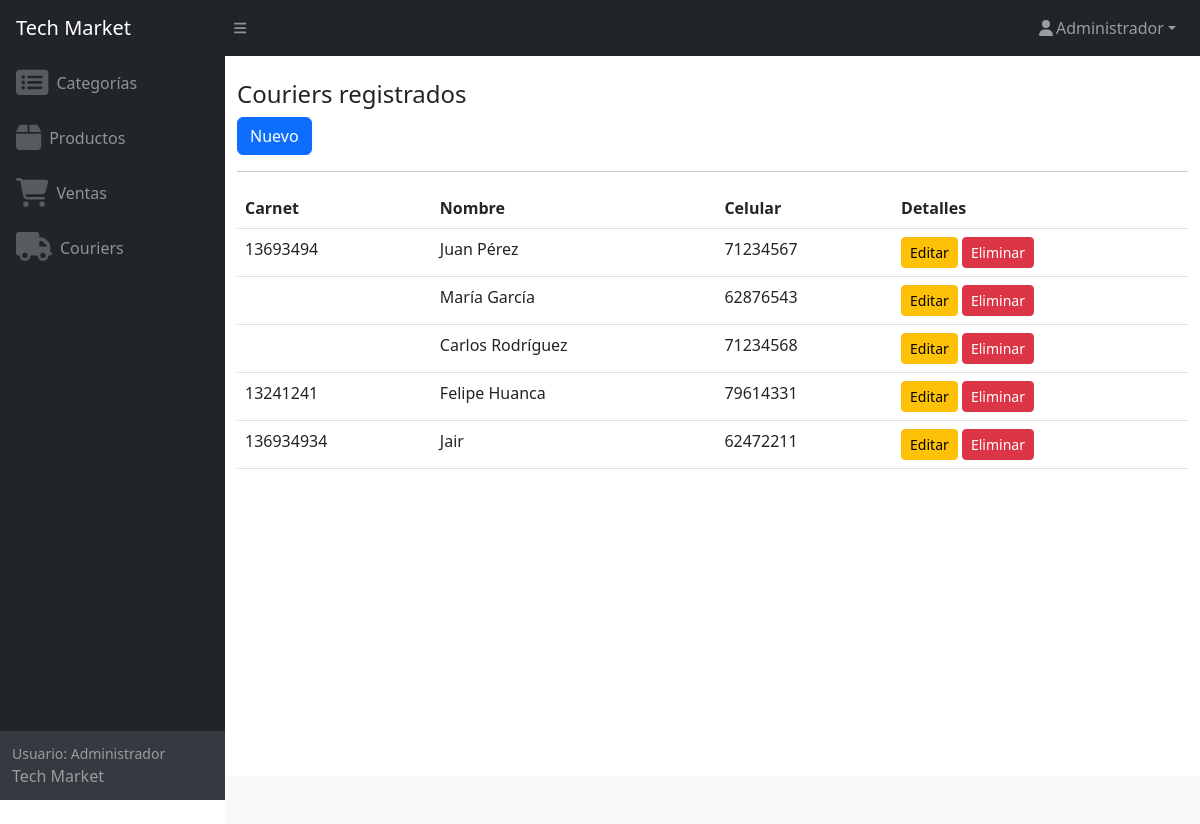
Screenshot of /admin/couriers/index.php (signed in) with the database file from the repository.
### tables this page shows
CREATE TABLE `couriers` (
  `id` int(11) NOT NULL,
  `carnet` varchar(15) DEFAULT NULL,
  `nombre` varchar(50) NOT NULL,
  `celular` varchar(8) NOT NULL,
  `empresa` varchar(50) DEFAULT NULL,
  `activo` int(11) NOT NULL DEFAULT 1
);

### admin/couriers/index.php (the view, shortened to what this page needs)
<?php
$db = new Database();
$con = $db->conectar();
$sql = "SELECT id, carnet, nombre, celular FROM couriers where activo = 1";
$resultado = $con->query($sql);
require_once '../header.php';
?>
<main>
    <div class="container">
        <h4>Couriers registrados</h4>
        <a href="nuevo.php" class="btn btn-primary">Nuevo</a>
        <hr>
        <table class="table">
            <thead>
                <tr>
                    <th>Carnet</th>
                    <th>Nombre</th>
                    <th>Celular</th>
                    <th>Detalles</th>
                </tr>
            </thead>
            <tbody>
                <?php while ($row = $resultado->fetch(PDO::FETCH_ASSOC)) { ?>
                    <tr>
                        <td><?php echo $row['carnet'] ?></td>
                        <td><?php echo $row['nombre'] ?></td>
                        <td><?php echo $row['celular'] ?></td>
                        <td>
                            <a class="btn btn-warning btn-sm" href="edita.php?id=<?php echo $row['id']; ?>">Editar</a>
                            <button type="button" class="btn btn-danger btn-sm" data-bs-toggle="modal" data-bs-target="#modalElimina" data-bs-id="<?php echo $row['id']; ?>">Eliminar</button>
                        </td>
                    </tr>
                <?php } ?>
            </tbody>
        </table>
    </div>
</main>
<?php include '../footer.php';

### rows the page displays
couriers: carnet "13693494", nombre "Juan Pérez", celular "71234567"
couriers: nombre "María García", celular "62876543"
couriers: nombre "Carlos Rodríguez", celular "71234568"
couriers: carnet "13241241", nombre "Felipe Huanca", celular "79614331"
couriers: carnet "136934934", nombre "Jair", celular "62472211"

### other values shown
$_SESSION['user_name'] "Administrador"
